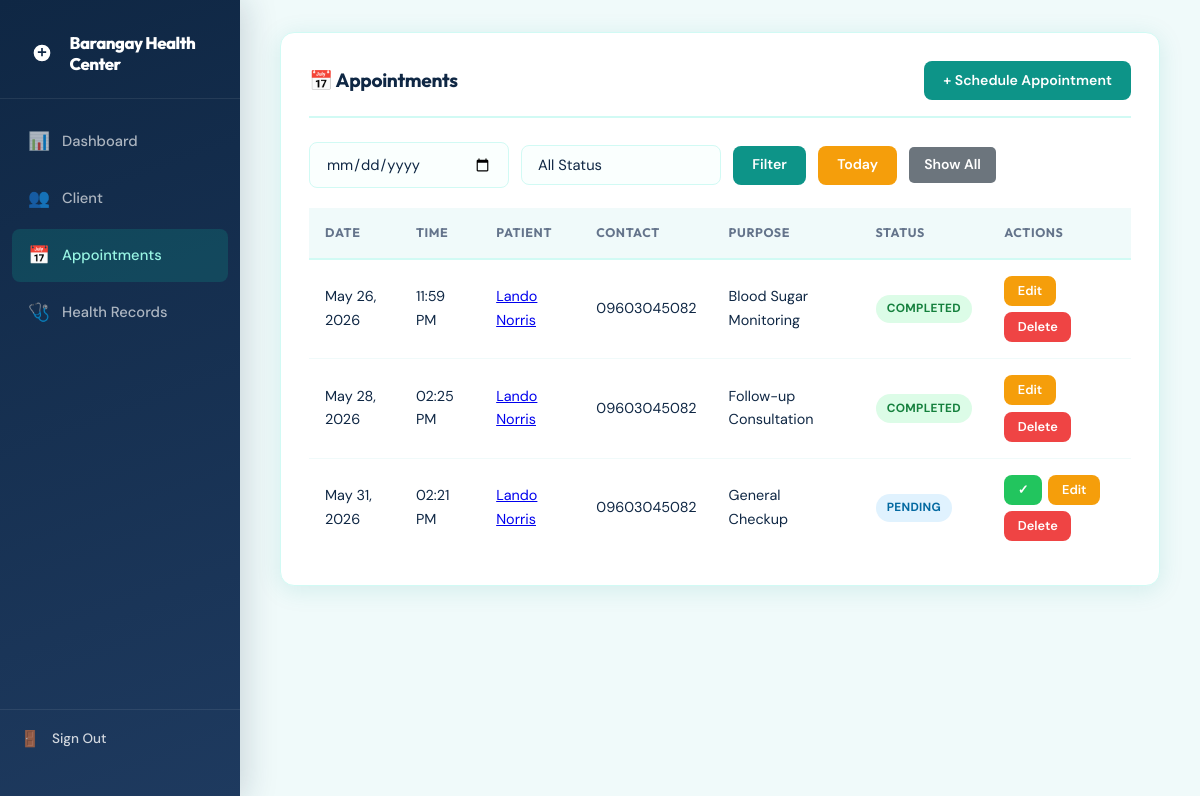
The app's page /appointments/index.php with its own data.
### tables this page shows
CREATE TABLE `appointments` (
  `appointment_id` int(11) NOT NULL,
  `patient_id` int(11) NOT NULL,
  `appointment_date` date NOT NULL,
  `appointment_time` time DEFAULT NULL,
  `purpose` varchar(255) DEFAULT NULL,
  `notes` text DEFAULT NULL,
  `reason` varchar(255) DEFAULT NULL,
  `status` varchar(20) NOT NULL DEFAULT 'Pending'
);

CREATE TABLE `patients` (
  `id` int(11) NOT NULL,
  `first_name` varchar(100) NOT NULL,
  `last_name` varchar(100) NOT NULL,
  `date_of_birth` date NOT NULL,
  `gender` varchar(20) NOT NULL,
  `contact_number` varchar(20) NOT NULL,
  `address` text NOT NULL,
  `emergency_contact_name` varchar(100) NOT NULL,
  `emergency_contact_number` varchar(20) NOT NULL,
  `patient_category` varchar(50) NOT NULL,
  `has_chronic_illness` tinyint(1) NOT NULL,
  `chronic_illness_details` text NOT NULL,
  `blood_type` varchar(10) NOT NULL,
  `allergies` text NOT NULL,
  `patient_id` int(11) GENERATED ALWAYS AS (`id`) VIRTUAL,
  `fullname` varchar(255) GENERATED ALWAYS AS (concat(`last_name`,', ',`first_name`)) VIRTUAL,
  `contactnumber` varchar(20) GENERATED ALWAYS AS (`contact_number`) VIRTUAL,
  `uid` varchar(10) DEFAULT NULL,
  `parent_id` int(11) DEFAULT NULL
);

### appointments/index.php (the view, shortened to what this page needs)
<?php
require_once('../includes/header.php');
$conn = getConnection();
$date_filter = isset($_GET['date']) ? sanitize($conn, $_GET['date']) : '';
$where = "WHERE 1=1";
$appointments = $conn->query("
    SELECT a.*, p.first_name, p.last_name, p.contact_number
    FROM appointments a
    JOIN patients p ON a.patient_id = p.id
    $where
    ORDER BY a.appointment_date ASC, a.appointment_time ASC
");
?>
<div class="card">
    <div class="card-header">
        <h2 class="card-title">📅 Appointments</h2>
        <a href="add.php" class="btn btn-primary">+ Schedule Appointment</a>
    </div>
    <form method="GET" class="search-box">
        <input type="date" name="date" class="form-control" style="max-width: 200px;" value="<?php echo $date_filter; ?>">
        <select name="status" class="form-control" style="max-width: 200px;">
            <option value="">All Status</option>
        </select>
        <button type="submit" class="btn btn-primary">Filter</button>
        <a href="index.php?date=<?php echo date('Y-m-d'); ?>" class="btn btn-warning">Today</a>
        <a href="index.php" class="btn btn-secondary" style="background: #6c757d; color: white; text-decoration: none; padding: 8px 15px; border-radius: 5px; font-size: 14px;">Show All</a>
    </form>
    <div class="table-responsive">
        <table>
            <thead>
                <tr>
                    <th>Date</th>
                    <th>Time</th>
                    <th>Patient</th>
                    <th>Contact</th>
                    <th>Purpose</th>
                    <th>Status</th>
                    <th>Actions</th>
                </tr>
            </thead>
            <tbody>
                <?php if ($appointments && $appointments->num_rows > 0): ?>
                    <?php while ($row = $appointments->fetch_assoc()): ?>
                    <tr>
                        <td><?php echo date('M d, Y', strtotime($row['appointment_date'])); ?></td>
                        <td><?php echo date('h:i A', strtotime($row['appointment_time'])); ?></td>
                        <td>
                            <a href="../patients/view.php?id=<?php echo $row['patient_id']; ?>">
                                <?php echo htmlspecialchars($row['first_name'] . ' ' . $row['last_name']); ?>
                            </a>
                        </td>
                        <td><?php echo htmlspecialchars($row['contact_number'] ?? 'N/A'); ?></td>
                        <td><?php echo htmlspecialchars($row['purpose']); ?></td>
                        <td>
                            <span class="badge badge-<?php
                                echo $row['status'] == 'Completed' ? 'success' :
                                    ($row['status'] == 'Cancelled' ? 'danger' : 'info');
                            ?>">
                                <?php echo htmlspecialchars($row['status'] ?? 'Pending'); ?>
                            </span>
                        </td>
                        <td class="action-buttons">
                            <?php $aid = $row['appointment_id']; ?>
                            <?php if($row['status'] !== 'Completed'): ?>
                                <a href="complete.php?id=<?php echo $aid; ?>" class="btn btn-success btn-sm" title="Mark as Completed">✓</a>
                            <?php endif; ?>
                            <a href="edit.php?id=<?php echo $aid; ?>" class="btn btn-warning btn-sm">Edit</a>
                            <a href="delete.php?id=<?php echo $aid; ?>"
                               class="btn btn-danger btn-sm"
                               onclick="return confirm('Are you sure you want to PERMANENTLY delete this appointment? This cannot be undone.')">
                               Delete
                            </a>
                        </td>
                    </tr>
                    <?php endwhile; ?>
                <?php else: ?>
                    <tr>
                        <td colspan="7" class="text-center">No appointments found.</td>
                    </tr>
                <?php endif; ?>
            </tbody>
        </table>
    </div>
</div>
<?php
require_once '../includes/footer.php';
?>

### css/style.css (style rules this page uses)
:root { --teal: #0d9488; --teal-dark: #0f766e; --teal-lite: #ccfbf1; --teal-mid: #99f6e4; --navy: #0f2744; --navy-mid: #1e3a5f; --sky: #e0f2fe; --amber: #f59e0b; --red: #ef4444; --green: #22c55e; --purple: #8b5cf6; --white: #ffffff; --bg: #f0fafa; --card: #ffffff; --border: #d1faf4; --text: #0f2744; --text-muted:#64748b; --shadow-sm: 0 1px 3px rgba(13,148,136,.10), 0 1px 2px rgba(13,148,136,.06); --shadow: 0 4px 24px rgba(13,148,136,.13); --shadow-lg: 0 12px 40px rgba(13,148,136,.18); --radius: 14px; --radius-sm: 8px; }
*, *::before, *::after { box-sizing: border-box; margin: 0; padding: 0; }
body { font-family: 'DM Sans', sans-serif; background: var(--bg); color: var(--text); line-height: 1.65; min-height: 100vh; }
.card { background: var(--card); border-radius: var(--radius); box-shadow: var(--shadow); padding: 1.75rem; margin-bottom: 1.5rem; border: 1px solid var(--border); }
.card-header { display: flex; justify-content: space-between; align-items: center; margin-bottom: 1.5rem; padding-bottom: 1rem; border-bottom: 2px solid var(--border); }
.card-title { font-family: 'Outfit', sans-serif; font-size: 1.2rem; font-weight: 700; color: var(--navy); letter-spacing: -.3px; }
.table-responsive { overflow-x: auto; }
table { width: 100%; border-collapse: separate; border-spacing: 0; font-size: .9rem; }
thead { background: var(--bg); }
th { padding: .9rem 1rem; text-align: left; font-family: 'Outfit', sans-serif; font-size: .78rem; font-weight: 700; color: var(--text-muted); text-transform: uppercase; letter-spacing: .6px; border-bottom: 2px solid var(--border); }
td { padding: 1rem; border-bottom: 1px solid #f0fafa; color: var(--text); vertical-align: middle; }
tr:last-child td { border-bottom: none; }
tbody tr { transition: background .15s; }
.btn { display: inline-flex; align-items: center; gap: .4rem; padding: .6rem 1.2rem; border: none; border-radius: var(--radius-sm); font-family: 'DM Sans', sans-serif; font-size: .88rem; font-weight: 600; cursor: pointer; text-decoration: none; transition: all .18s; line-height: 1.4; }
.btn-primary { background: var(--teal); color: white; }
.btn-success { background: var(--green); color: white; }
.btn-warning { background: var(--amber); color: white; }
.btn-danger { background: var(--red); color: white; }
.btn-sm { padding: .38rem .85rem; font-size: .8rem; }
.form-control { width: 100%; padding: .7rem 1rem; border: 1.5px solid #d1faf4; border-radius: var(--radius-sm); font-family: 'DM Sans', sans-serif; font-size: .92rem; color: var(--text); background: #fafffe; transition: border-color .2s, box-shadow .2s; -webkit-appearance: none; }
.form-control::placeholder { color: #a1b5b3; }
.badge { display: inline-flex; align-items: center; gap: .3rem; padding: .28rem .7rem; border-radius: 99px; font-size: .74rem; font-weight: 700; letter-spacing: .3px; text-transform: uppercase; }
.badge-success { background: #dcfce7; color: #15803d; }
.badge-info { background: #e0f2fe; color: #0369a1; }
.search-box { display: flex; gap: .75rem; margin-bottom: 1.25rem; align-items: center; flex-wrap: wrap; }
.search-box .form-control { margin-bottom: 0; }
.action-buttons { display: flex; gap: .4rem; flex-wrap: wrap; }
.card, .stat-card, .auth-card { animation: fadeUp .35s ease both; }

### records on screen
appointments: appointment_date "May 26, 2026", appointment_time "11:59 PM", patient.last_name "Lando Norris", patient.contact_number "09603045082", purpose "Blood Sugar Monitoring", status "COMPLETED"
appointments: appointment_date "May 28, 2026", appointment_time "02:25 PM", patient.last_name "Lando Norris", patient.contact_number "09603045082", purpose "Follow-up Consultation", status "COMPLETED"
appointments: appointment_date "May 31, 2026", appointment_time "02:21 PM", patient.last_name "Lando Norris", patient.contact_number "09603045082", purpose "General Checkup", status "PENDING"
